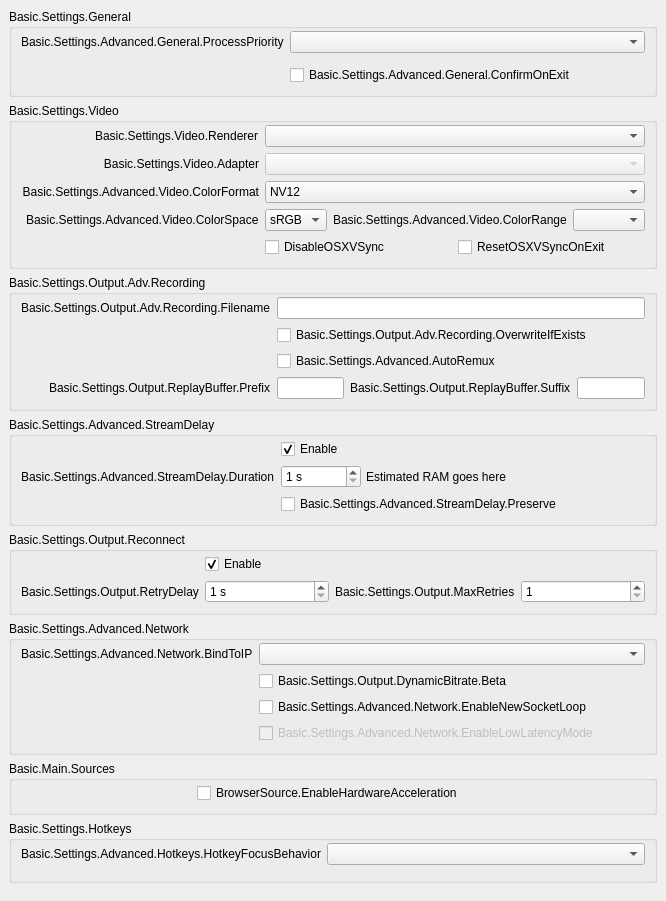
           <widget class="QWidget" name="scrollAreaWidgetContents">
            <property name="geometry">
             <rect>
              <x>0</x>
              <y>0</y>
              <width>609</width>
              <height>870</height>
             </rect>
            </property>
            <layout class="QVBoxLayout" name="verticalLayout_23">
             <property name="leftMargin">
              <number>0</number>
             </property>
             <property name="topMargin">
              <number>0</number>
             </property>
             <property name="rightMargin">
              <number>0</number>
             </property>
             <property name="bottomMargin">
              <number>9</number>
             </property>
             <item>
              <widget class="QFrame" name="widget_11">
               <layout class="QVBoxLayout" name="verticalLayout_24">
                <item>
                 <widget class="QGroupBox" name="advancedGeneralGroupBox">
                  <property name="title">
                   <string>Basic.Settings.General</string>
                  </property>
                  <layout class="QFormLayout" name="formLayout_22">
                   <property name="fieldGrowthPolicy">
                    <enum>QFormLayout::AllNonFixedFieldsGrow</enum>
                   </property>
                   <property name="labelAlignment">
                    <set>Qt::AlignRight|Qt::AlignTrailing|Qt::AlignVCenter</set>
                   </property>
                   <property name="topMargin">
                    <number>2</number>
                   </property>
                   <item row="0" column="0">
                    <widget class="QLabel" name="processPriorityLabel">
                     <property name="text">
                      <string>Basic.Settings.Advanced.General.ProcessPriority</string>
                     </property>
                     <property name="buddy">
                      <cstring>processPriority</cstring>
                     </property>
                    </widget>
                   </item>
                   <item row="0" column="1">
                    <widget class="QComboBox" name="processPriority"/>
                   </item>
                   <item row="1" column="0">
                    <spacer name="horizontalSpacer_13">
                     <property name="orientation">
                      <enum>Qt::Horizontal</enum>
                     </property>
                     <property name="sizeHint" stdset="0">
                      <size>
                       <width>170</width>
                       <height>0</height>
                      </size>
                     </property>
                    </spacer>
                   </item>
                   <item row="2" column="1">
                     <widget class="QCheckBox" name="confirmOnExit">
                       <property name="text">
                         <string>Basic.Settings.Advanced.General.ConfirmOnExit</string>
                       </property>
                     </widget>
                   </item>
                  </layout>
                 </widget>
                </item>
                <item>
                 <widget class="QGroupBox" name="advancedVideoContainer">
                  <property name="title">
                   <string>Basic.Settings.Video</string>
                  </property>
                  <layout class="QFormLayout" name="formLayout_14">
                   <property name="fieldGrowthPolicy">
                    <enum>QFormLayout::AllNonFixedFieldsGrow</enum>
                   </property>
                   <property name="labelAlignment">
                    <set>Qt::AlignRight|Qt::AlignTrailing|Qt::AlignVCenter</set>
                   </property>
                   <property name="topMargin">
                    <number>2</number>
                   </property>
                   <item row="0" column="0">
                    <widget class="QLabel" name="rendererLabel">
                     <property name="text">
                      <string>Basic.Settings.Video.Renderer</string>
                     </property>
                     <property name="buddy">
                      <cstring>renderer</cstring>
                     </property>
                    </widget>
                   </item>
                   <item row="0" column="1">
                    <widget class="QComboBox" name="renderer">
                     <property name="currentText">
                      <string notr="true"/>
                     </property>
                    </widget>
                   </item>
                   <item row="1" column="0">
                    <widget class="QLabel" name="adapterLabel">
                     <property name="text">
                      <string>Basic.Settings.Video.Adapter</string>
                     </property>
                     <property name="alignment">
                      <set>Qt::AlignRight|Qt::AlignTrailing|Qt::AlignVCenter</set>
                     </property>
                     <property name="buddy">
                      <cstring>adapter</cstring>
                     </property>
                    </widget>
                   </item>
                   <item row="1" column="1">
                    <widget class="QComboBox" name="adapter">
                     <property name="enabled">
                      <bool>false</bool>
                     </property>
                     <property name="currentText">
                      <string notr="true"/>
                     </property>
                    </widget>
                   </item>
                   <item row="2" column="0">
                    <widget class="QLabel" name="label_30">
                     <property name="minimumSize">
                      <size>
                       <width>0</width>
                       <height>0</height>
                      </size>
                     </property>
                     <property name="text">
                      <string>Basic.Settings.Advanced.Video.ColorFormat</string>
                     </property>
                     <property name="alignment">
                      <set>Qt::AlignRight|Qt::AlignTrailing|Qt::AlignVCenter</set>
                     </property>
                     <property name="buddy">
                      <cstring>colorFormat</cstring>
                     </property>
                    </widget>
                   </item>
                   <item row="2" column="1">
                    <widget class="QComboBox" name="colorFormat">
                     <item>
                      <property name="text">
                       <string notr="true">NV12</string>
                      </property>
                     </item>
                     <item>
                      <property name="text">
                       <string notr="true">I420</string>
                      </property>
                     </item>
                     <item>
                      <property name="text">
                       <string>I444</string>
                      </property>
                     </item>
                     <item>
                      <property name="text">
                       <string notr="true">RGB</string>
                      </property>
                     </item>
                    </widget>
                   </item>
                   <item row="4" column="1">
                    <layout class="QHBoxLayout" name="horizontalLayout_18">
                     <property name="leftMargin">
                      <number>0</number>
                     </property>
                     <property name="topMargin">
                      <number>0</number>
                     </property>
                     <property name="rightMargin">
                      <number>0</number>
                     </property>
                     <property name="bottomMargin">
                      <number>0</number>
                     </property>
                     <item>
                      <widget class="QCheckBox" name="disableOSXVSync">
                       <property name="text">
                        <string>DisableOSXVSync</string>
                       </property>
                      </widget>
                     </item>
                     <item>
                      <widget class="QCheckBox" name="resetOSXVSync">
                       <property name="text">
                        <string>ResetOSXVSyncOnExit</string>
                       </property>
                      </widget>
                     </item>
                    </layout>
                   </item>
                   <item row="3" column="1">
                    <layout class="QHBoxLayout" name="horizontalLayout_20">
                     <property name="leftMargin">
                      <number>0</number>
                     </property>
                     <property name="topMargin">
                      <number>0</number>
                     </property>
                     <property name="rightMargin">
                      <number>0</number>
                     </property>
                     <property name="bottomMargin">
                      <number>0</number>
                     </property>
                     <item>
                      <widget class="QComboBox" name="colorSpace">
                       <item>
                        <property name="text">
                         <string notr="true">sRGB</string>
                        </property>
                       </item>
                       <item>
                        <property name="text">
                         <string notr="true">709</string>
                        </property>
                       </item>
                       <item>
                        <property name="text">
                         <string notr="true">601</string>
                        </property>
                       </item>
                      </widget>
                     </item>
                     <item>
                      <widget class="QLabel" name="label_34">
                       <property name="sizePolicy">
                        <sizepolicy hsizetype="Maximum" vsizetype="Preferred">
                         <horstretch>0</horstretch>
                         <verstretch>0</verstretch>
                        </sizepolicy>
                       </property>
                       <property name="text">
                        <string>Basic.Settings.Advanced.Video.ColorRange</string>
                       </property>
                       <property name="buddy">
                        <cstring>colorRange</cstring>
                       </property>
                      </widget>
                     </item>
                     <item>
                      <widget class="QComboBox" name="colorRange"/>
                     </item>
                    </layout>
                   </item>
                   <item row="3" column="0">
                    <widget class="QLabel" name="label_33">
                     <property name="text">
                      <string>Basic.Settings.Advanced.Video.ColorSpace</string>
                     </property>
                     <property name="buddy">
                      <cstring>colorSpace</cstring>
                     </property>
                    </widget>
                   </item>
                   <item row="4" column="0">
                    <spacer name="horizontalSpacer_12">
                     <property name="orientation">
                      <enum>Qt::Horizontal</enum>
                     </property>
                     <property name="sizeHint" stdset="0">
                      <size>
                       <width>170</width>
                       <height>20</height>
                      </size>
                     </property>
                    </spacer>
                   </item>
                  </layout>
                 </widget>
                </item>
                <item>
                 <widget class="QGroupBox" name="groupBox_6">
                  <property name="title">
                   <string>Basic.Settings.Output.Adv.Recording</string>
                  </property>
                  <layout class="QFormLayout" name="formLayout_17">
                   <property name="fieldGrowthPolicy">
                    <enum>QFormLayout::AllNonFixedFieldsGrow</enum>
                   </property>
                   <property name="labelAlignment">
                    <set>Qt::AlignRight|Qt::AlignTrailing|Qt::AlignVCenter</set>
                   </property>
                   <property name="topMargin">
                    <number>2</number>
                   </property>
                   <item row="0" column="0">
                    <widget class="QLabel" name="label_7">
                     <property name="text">
                      <string>Basic.Settings.Output.Adv.Recording.Filename</string>
                     </property>
                     <property name="buddy">
                      <cstring>filenameFormatting</cstring>
                     </property>
                    </widget>
                   </item>
                   <item row="0" column="1">
                    <widget class="QLineEdit" name="filenameFormatting"/>
                   </item>
                   <item row="1" column="1">
                    <widget class="QCheckBox" name="overwriteIfExists">
                     <property name="text">
                      <string>Basic.Settings.Output.Adv.Recording.OverwriteIfExists</string>
                     </property>
                    </widget>
                   </item>
                   <item row="3" column="1">
                    <layout class="QHBoxLayout" name="horizontalLayout_14">
                     <property name="leftMargin">
                      <number>0</number>
                     </property>
                     <property name="topMargin">
                      <number>0</number>
                     </property>
                     <property name="rightMargin">
                      <number>0</number>
                     </property>
                     <property name="bottomMargin">
                      <number>0</number>
                     </property>
                     <item>
                      <widget class="QLineEdit" name="simpleRBPrefix"/>
                     </item>
                     <item>
                      <widget class="QLabel" name="label_58">
                       <property name="text">
                        <string>Basic.Settings.Output.ReplayBuffer.Suffix</string>
                       </property>
                       <property name="buddy">
                        <cstring>simpleRBSuffix</cstring>
                       </property>
                      </widget>
                     </item>
                     <item>
                      <widget class="QLineEdit" name="simpleRBSuffix"/>
                     </item>
                    </layout>
                   </item>
                   <item row="3" column="0">
                    <widget class="QLabel" name="label_57">
                     <property name="text">
                      <string>Basic.Settings.Output.ReplayBuffer.Prefix</string>
                     </property>
                     <property name="buddy">
                      <cstring>simpleRBPrefix</cstring>
                     </property>
                    </widget>
                   </item>
                   <item row="1" column="0">
                    <spacer name="horizontalSpacer_10">
                     <property name="orientation">
                      <enum>Qt::Horizontal</enum>
                     </property>
                     <property name="sizeHint" stdset="0">
                      <size>
                       <width>170</width>
                       <height>20</height>
                      </size>
                     </property>
                    </spacer>
                   </item>
                   <item row="2" column="1">
                    <widget class="QCheckBox" name="autoRemux">
                     <property name="text">
                      <string>Basic.Settings.Advanced.AutoRemux</string>
                     </property>
                    </widget>
                   </item>
                   <item row="2" column="0">
                    <spacer name="horizontalSpacer_16">
                     <property name="orientation">
                      <enum>Qt::Horizontal</enum>
                     </property>
                     <property name="sizeHint" stdset="0">
                      <size>
                       <width>40</width>
                       <height>20</height>
                      </size>
                     </property>
                    </spacer>
                   </item>
                  </layout>
                 </widget>
                </item>
                <item>
                 <widget class="QGroupBox" name="groupBox_5">
                  <property name="title">
                   <string>Basic.Settings.Advanced.StreamDelay</string>
                  </property>
                  <layout class="QFormLayout" name="formLayout_18">
                   <property name="fieldGrowthPolicy">
                    <enum>QFormLayout::AllNonFixedFieldsGrow</enum>
                   </property>
                   <property name="labelAlignment">
                    <set>Qt::AlignRight|Qt::AlignTrailing|Qt::AlignVCenter</set>
                   </property>
                   <property name="topMargin">
                    <number>2</number>
                   </property>
                   <item row="1" column="0">
                    <widget class="QLabel" name="label_56">
                     <property name="text">
                      <string>Basic.Settings.Advanced.StreamDelay.Duration</string>
                     </property>
                     <property name="buddy">
                      <cstring>streamDelaySec</cstring>
                     </property>
                    </widget>
                   </item>
                   <item row="1" column="1">
                    <widget class="QFrame" name="widget_12">
                     <property name="enabled">
                      <bool>true</bool>
                     </property>
                     <layout class="QHBoxLayout" name="horizontalLayout_13">
                      <property name="spacing">
                       <number>5</number>
                      </property>
                      <property name="leftMargin">
                       <number>0</number>
                      </property>
                      <property name="topMargin">
                       <number>0</number>
                      </property>
                      <property name="rightMargin">
                       <number>0</number>
                      </property>
                      <property name="bottomMargin">
                       <number>0</number>
                      </property>
                      <item>
                       <widget class="QSpinBox" name="streamDelaySec">
                        <property name="enabled">
                         <bool>true</bool>
                        </property>
                        <property name="sizePolicy">
                         <sizepolicy hsizetype="Maximum" vsizetype="Fixed">
                          <horstretch>0</horstretch>
                          <verstretch>0</verstretch>
                         </sizepolicy>
                        </property>
                        <property name="minimumSize">
                         <size>
                          <width>80</width>
                          <height>0</height>
                         </size>
                        </property>
                        <property name="suffix">
                         <string notr="true"> s</string>
                        </property>
                        <property name="minimum">
                         <number>1</number>
                        </property>
                        <property name="maximum">
                         <number>1800</number>
                        </property>
                       </widget>
                      </item>
                      <item>
                       <widget class="QLabel" name="streamDelayInfo">
                        <property name="text">
                         <string notr="true">Estimated RAM goes here</string>
                        </property>
                       </widget>
                      </item>
                     </layout>
                    </widget>
                   </item>
                   <item row="2" column="1">
                    <widget class="QCheckBox" name="streamDelayPreserve">
                     <property name="text">
                      <string>Basic.Settings.Advanced.StreamDelay.Preserve</string>
                     </property>
                    </widget>
                   </item>
                   <item row="0" column="1">
                    <widget class="QCheckBox" name="streamDelayEnable">
                     <property name="text">
                      <string>Enable</string>
                     </property>
                     <property name="checked">
                      <bool>true</bool>
                     </property>
                    </widget>
                   </item>
                   <item row="2" column="0">
                    <spacer name="horizontalSpacer_9">
                     <property name="orientation">
                      <enum>Qt::Horizontal</enum>
                     </property>
                     <property name="sizeHint" stdset="0">
                      <size>
                       <width>170</width>
                       <height>20</height>
                      </size>
                     </property>
                    </spacer>
                   </item>
                  </layout>
                 </widget>
                </item>
                <item>
                 <widget class="QGroupBox" name="groupBox_7">
                  <property name="title">
                   <string>Basic.Settings.Output.Reconnect</string>
                  </property>
                  <layout class="QFormLayout" name="formLayout_19">
                   <property name="fieldGrowthPolicy">
                    <enum>QFormLayout::AllNonFixedFieldsGrow</enum>
                   </property>
                   <property name="labelAlignment">
                    <set>Qt::AlignRight|Qt::AlignTrailing|Qt::AlignVCenter</set>
                   </property>
                   <property name="topMargin">
                    <number>2</number>
                   </property>
                   <item row="0" column="1">
                    <widget class="QCheckBox" name="reconnectEnable">
                     <property name="text">
                      <string>Enable</string>
                     </property>
                     <property name="checked">
                      <bool>true</bool>
                     </property>
                    </widget>
                   </item>
                   <item row="1" column="1">
                    <layout class="QHBoxLayout" name="horizontalLayout_19">
                     <property name="leftMargin">
                      <number>0</number>
                     </property>
                     <property name="topMargin">
                      <number>0</number>
                     </property>
                     <property name="rightMargin">
                      <number>0</number>
                     </property>
                     <property name="bottomMargin">
                      <number>0</number>
                     </property>
                     <item>
                      <widget class="QSpinBox" name="reconnectRetryDelay">
                       <property name="suffix">
                        <string> s</string>
                       </property>
                       <property name="minimum">
                        <number>1</number>
                       </property>
                       <property name="maximum">
                        <number>30</number>
                       </property>
                      </widget>
                     </item>
                     <item>
                      <widget class="QLabel" name="label_22">
                       <property name="sizePolicy">
                        <sizepolicy hsizetype="Maximum" vsizetype="Preferred">
                         <horstretch>0</horstretch>
                         <verstretch>0</verstretch>
                        </sizepolicy>
                       </property>
                       <property name="text">
                        <string>Basic.Settings.Output.MaxRetries</string>
                       </property>
                       <property name="buddy">
                        <cstring>reconnectMaxRetries</cstring>
                       </property>
                      </widget>
                     </item>
                     <item>
                      <widget class="QSpinBox" name="reconnectMaxRetries">
                       <property name="minimum">
                        <number>1</number>
                       </property>
                       <property name="maximum">
                        <number>10000</number>
                       </property>
                      </widget>
                     </item>
                    </layout>
                   </item>
                   <item row="1" column="0">
                    <widget class="QLabel" name="label_17">
                     <property name="text">
                      <string>Basic.Settings.Output.RetryDelay</string>
                     </property>
                     <property name="buddy">
                      <cstring>reconnectRetryDelay</cstring>
                     </property>
                    </widget>
                   </item>
                   <item row="0" column="0">
                    <spacer name="horizontalSpacer_8">
                     <property name="orientation">
                      <enum>Qt::Horizontal</enum>
                     </property>
                     <property name="sizeHint" stdset="0">
                      <size>
                       <width>170</width>
                       <height>20</height>
                      </size>
                     </property>
                    </spacer>
                   </item>
                  </layout>
                 </widget>
                </item>
                <item>
                 <widget class="QGroupBox" name="advNetworkGroupBox">
                  <property name="title">
                   <string>Basic.Settings.Advanced.Network</string>
                  </property>
                  <layout class="QFormLayout" name="formLayout_23">
                   <property name="fieldGrowthPolicy">
                    <enum>QFormLayout::AllNonFixedFieldsGrow</enum>
                   </property>
                   <property name="labelAlignment">
                    <set>Qt::AlignRight|Qt::AlignTrailing|Qt::AlignVCenter</set>
                   </property>
                   <property name="topMargin">
                    <number>2</number>
                   </property>
                   <item row="0" column="0">
                    <widget class="QLabel" name="label_27">
                     <property name="text">
                      <string>Basic.Settings.Advanced.Network.BindToIP</string>
                     </property>
                     <property name="buddy">
                      <cstring>bindToIP</cstring>
                     </property>
                    </widget>
                   </item>
                   <item row="0" column="1">
                    <widget class="QComboBox" name="bindToIP"/>
                   </item>
                   <item row="2" column="1">
                    <widget class="QCheckBox" name="enableNewSocketLoop">
                     <property name="text">
                      <string>Basic.Settings.Advanced.Network.EnableNewSocketLoop</string>
                     </property>
                    </widget>
                   </item>
                   <item row="3" column="1">
                    <widget class="QCheckBox" name="enableLowLatencyMode">
                     <property name="enabled">
                      <bool>false</bool>
                     </property>
                     <property name="text">
                      <string>Basic.Settings.Advanced.Network.EnableLowLatencyMode</string>
                     </property>
                    </widget>
                   </item>
                   <item row="2" column="0">
                    <spacer name="horizontalSpacer_7">
                     <property name="orientation">
                      <enum>Qt::Horizontal</enum>
                     </property>
                     <property name="sizeHint" stdset="0">
                      <size>
                       <width>170</width>
                       <height>1</height>
                      </size>
                     </property>
                    </spacer>
                   </item>
                   <item row="1" column="1">
                    <widget class="QCheckBox" name="dynBitrate">
                     <property name="toolTip">
                      <string>Basic.Settings.Output.DynamicBitrate.TT</string>
                     </property>
                     <property name="text">
                      <string>Basic.Settings.Output.DynamicBitrate.Beta</string>
                     </property>
                    </widget>
                   </item>
                  </layout>
                 </widget>
                </item>
                <item>
                 <widget class="QGroupBox" name="sourcesGroup">
                  <property name="title">
                   <string>Basic.Main.Sources</string>
                  </property>
                  <layout class="QFormLayout" name="formLayout_34">
                   <property name="topMargin">
                    <number>2</number>
                   </property>
                   <item row="0" column="0">
                    <spacer name="horizontalSpacer_15">
                     <property name="orientation">
                      <enum>Qt::Horizontal</enum>
                     </property>
                     <property name="sizeHint" stdset="0">
                      <size>
                       <width>170</width>
                       <height>20</height>
                      </size>
                     </property>
                    </spacer>
                   </item>
                   <item row="0" column="1">
                    <widget class="QCheckBox" name="browserHWAccel">
                     <property name="text">
                      <string>BrowserSource.EnableHardwareAcceleration</string>
                     </property>
                    </widget>
                   </item>
                  </layout>
                 </widget>
                </item>
                <item>
                 <widget class="QGroupBox" name="groupBox_17">
                  <property name="title">
                   <string>Basic.Settings.Hotkeys</string>
                  </property>
                  <layout class="QFormLayout" name="formLayout_33">
                   <property name="labelAlignment">
                    <set>Qt::AlignRight|Qt::AlignTrailing|Qt::AlignVCenter</set>
                   </property>
                   <property name="topMargin">
                    <number>2</number>
                   </property>
                   <item row="0" column="0">
                    <widget class="QLabel" name="label_21">
                     <property name="text">
                      <string>Basic.Settings.Advanced.Hotkeys.HotkeyFocusBehavior</string>
                     </property>
                    </widget>
                   </item>
                   <item row="0" column="1">
                    <widget class="QComboBox" name="hotkeyFocusType"/>
                   </item>
                   <item row="1" column="0">
                    <spacer name="horizontalSpacer_14">
                     <property name="orientation">
                      <enum>Qt::Horizontal</enum>
                     </property>
                     <property name="sizeHint" stdset="0">
                      <size>
                       <width>170</width>
                       <height>0</height>
                      </size>
                     </property>
                    </spacer>
                   </item>
                  </layout>
                 </widget>
                </item>
               </layout>
              </widget>
             </item>
            </layout>
           </widget>
